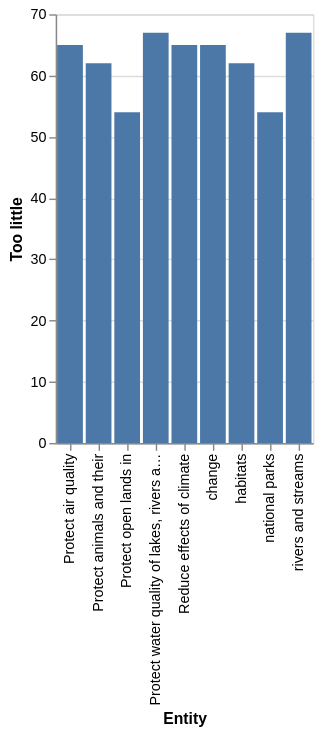

The specification (Vega-Lite) saved for this image:
### Vega-Lite specification from a JSON file in a GitHub repository (floating-point values rounded to 4 significant figures)
{"$schema": "https://vega.github.io/schema/vega-lite/v5.json", "description": "Bar chart auto-generated from CSV", "data": {"values": [{"Entity": "national parks", "Too little": 54}, {"Entity": "Protect open lands in", "Too little": 54}, {"Entity": "habitats", "Too little": 62}, {"Entity": "Protect animals and their", "Too little": 62}, {"Entity": "change", "Too little": 65}, {"Entity": "Reduce effects of climate", "Too little": 65}, {"Entity": "Protect air quality", "Too little": 65}, {"Entity": "rivers and streams", "Too little": 67}, {"Entity": "Protect water quality of lakes, rivers and streams", "Too little": 67}]}, "mark": "bar", "encoding": {"x": {"field": "Entity", "type": "ordinal"}, "y": {"field": "Too little", "type": "quantitative"}}}
